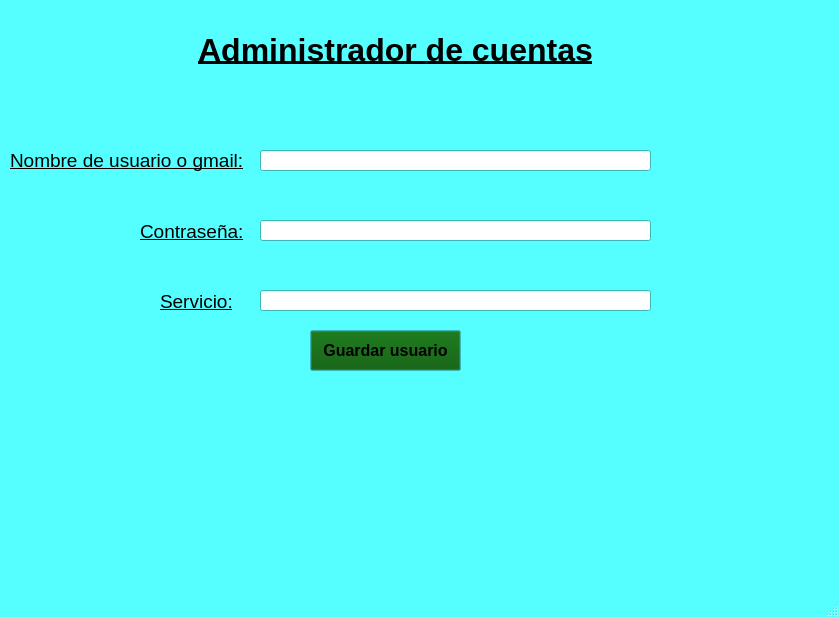
<?xml version="1.0" encoding="UTF-8"?>
<ui version="4.0">
 <class>MainWindow</class>
 <widget class="QMainWindow" name="MainWindow">
  <property name="geometry">
   <rect>
    <x>0</x>
    <y>0</y>
    <width>839</width>
    <height>617</height>
   </rect>
  </property>
  <property name="palette">
   <palette>
    <active>
     <colorrole role="Base">
      <brush brushstyle="SolidPattern">
       <color alpha="255">
        <red>255</red>
        <green>255</green>
        <blue>255</blue>
       </color>
      </brush>
     </colorrole>
     <colorrole role="Window">
      <brush brushstyle="SolidPattern">
       <color alpha="255">
        <red>85</red>
        <green>255</green>
        <blue>255</blue>
       </color>
      </brush>
     </colorrole>
    </active>
    <inactive>
     <colorrole role="Base">
      <brush brushstyle="SolidPattern">
       <color alpha="255">
        <red>255</red>
        <green>255</green>
        <blue>255</blue>
       </color>
      </brush>
     </colorrole>
     <colorrole role="Window">
      <brush brushstyle="SolidPattern">
       <color alpha="255">
        <red>85</red>
        <green>255</green>
        <blue>255</blue>
       </color>
      </brush>
     </colorrole>
    </inactive>
    <disabled>
     <colorrole role="Base">
      <brush brushstyle="SolidPattern">
       <color alpha="255">
        <red>85</red>
        <green>255</green>
        <blue>255</blue>
       </color>
      </brush>
     </colorrole>
     <colorrole role="Window">
      <brush brushstyle="SolidPattern">
       <color alpha="255">
        <red>85</red>
        <green>255</green>
        <blue>255</blue>
       </color>
      </brush>
     </colorrole>
    </disabled>
   </palette>
  </property>
  <property name="font">
   <font>
    <pointsize>12</pointsize>
   </font>
  </property>
  <property name="windowTitle">
   <string>MainWindow</string>
  </property>
  <widget class="QWidget" name="centralwidget">
   <widget class="QLabel" name="lblTitulo">
    <property name="geometry">
     <rect>
      <x>60</x>
      <y>20</y>
      <width>671</width>
      <height>61</height>
     </rect>
    </property>
    <property name="text">
     <string>&lt;html&gt;&lt;head/&gt;&lt;body&gt;&lt;p&gt;&lt;span style=&quot; font-size:24pt; font-weight:600; text-decoration: underline;&quot;&gt;Administrador de cuentas&lt;/span&gt;&lt;/p&gt;&lt;/body&gt;&lt;/html&gt;</string>
    </property>
    <property name="alignment">
     <set>Qt::AlignCenter</set>
    </property>
    <property name="buddy">
     <cstring></cstring>
    </property>
   </widget>
   <widget class="QLabel" name="lblUser">
    <property name="geometry">
     <rect>
      <x>10</x>
      <y>140</y>
      <width>251</width>
      <height>41</height>
     </rect>
    </property>
    <property name="text">
     <string>&lt;html&gt;&lt;head/&gt;&lt;body&gt;&lt;p&gt;&lt;span style=&quot; font-size:14pt; text-decoration: underline;&quot;&gt;Nombre de usuario o gmail:&lt;/span&gt;&lt;/p&gt;&lt;/body&gt;&lt;/html&gt;</string>
    </property>
   </widget>
   <widget class="QLineEdit" name="editUser">
    <property name="geometry">
     <rect>
      <x>260</x>
      <y>150</y>
      <width>391</width>
      <height>21</height>
     </rect>
    </property>
   </widget>
   <widget class="QLabel" name="lblPsw">
    <property name="geometry">
     <rect>
      <x>140</x>
      <y>220</y>
      <width>111</width>
      <height>21</height>
     </rect>
    </property>
    <property name="text">
     <string>&lt;html&gt;&lt;head/&gt;&lt;body&gt;&lt;p&gt;&lt;span style=&quot; font-size:14pt; text-decoration: underline;&quot;&gt;Contraseña:&lt;/span&gt;&lt;/p&gt;&lt;/body&gt;&lt;/html&gt;</string>
    </property>
   </widget>
   <widget class="QLineEdit" name="editContra">
    <property name="geometry">
     <rect>
      <x>260</x>
      <y>220</y>
      <width>391</width>
      <height>21</height>
     </rect>
    </property>
   </widget>
   <widget class="QPushButton" name="btnGuardar">
    <property name="geometry">
     <rect>
      <x>310</x>
      <y>330</y>
      <width>151</width>
      <height>41</height>
     </rect>
    </property>
    <property name="palette">
     <palette>
      <active>
       <colorrole role="Button">
        <brush brushstyle="SolidPattern">
         <color alpha="255">
          <red>0</red>
          <green>85</green>
          <blue>0</blue>
         </color>
        </brush>
       </colorrole>
       <colorrole role="Light">
        <brush brushstyle="SolidPattern">
         <color alpha="255">
          <red>0</red>
          <green>85</green>
          <blue>0</blue>
         </color>
        </brush>
       </colorrole>
       <colorrole role="Base">
        <brush brushstyle="SolidPattern">
         <color alpha="255">
          <red>0</red>
          <green>85</green>
          <blue>0</blue>
         </color>
        </brush>
       </colorrole>
      </active>
      <inactive>
       <colorrole role="Button">
        <brush brushstyle="SolidPattern">
         <color alpha="255">
          <red>0</red>
          <green>85</green>
          <blue>0</blue>
         </color>
        </brush>
       </colorrole>
       <colorrole role="Light">
        <brush brushstyle="SolidPattern">
         <color alpha="255">
          <red>0</red>
          <green>85</green>
          <blue>0</blue>
         </color>
        </brush>
       </colorrole>
       <colorrole role="Base">
        <brush brushstyle="SolidPattern">
         <color alpha="255">
          <red>0</red>
          <green>85</green>
          <blue>0</blue>
         </color>
        </brush>
       </colorrole>
      </inactive>
      <disabled>
       <colorrole role="Button">
        <brush brushstyle="SolidPattern">
         <color alpha="255">
          <red>0</red>
          <green>85</green>
          <blue>0</blue>
         </color>
        </brush>
       </colorrole>
       <colorrole role="Light">
        <brush brushstyle="SolidPattern">
         <color alpha="255">
          <red>0</red>
          <green>85</green>
          <blue>0</blue>
         </color>
        </brush>
       </colorrole>
       <colorrole role="Base">
        <brush brushstyle="SolidPattern">
         <color alpha="255">
          <red>85</red>
          <green>255</green>
          <blue>255</blue>
         </color>
        </brush>
       </colorrole>
      </disabled>
     </palette>
    </property>
    <property name="font">
     <font>
      <pointsize>12</pointsize>
      <weight>75</weight>
      <bold>true</bold>
     </font>
    </property>
    <property name="layoutDirection">
     <enum>Qt::RightToLeft</enum>
    </property>
    <property name="text">
     <string>Guardar usuario</string>
    </property>
    <property name="autoDefault">
     <bool>false</bool>
    </property>
   </widget>
   <widget class="QLabel" name="txtUser">
    <property name="geometry">
     <rect>
      <x>10</x>
      <y>400</y>
      <width>811</width>
      <height>31</height>
     </rect>
    </property>
    <property name="palette">
     <palette>
      <active>
       <colorrole role="WindowText">
        <brush brushstyle="SolidPattern">
         <color alpha="255">
          <red>0</red>
          <green>0</green>
          <blue>0</blue>
         </color>
        </brush>
       </colorrole>
       <colorrole role="Button">
        <brush brushstyle="SolidPattern">
         <color alpha="255">
          <red>0</red>
          <green>170</green>
          <blue>0</blue>
         </color>
        </brush>
       </colorrole>
       <colorrole role="Light">
        <brush brushstyle="SolidPattern">
         <color alpha="255">
          <red>0</red>
          <green>255</green>
          <blue>0</blue>
         </color>
        </brush>
       </colorrole>
       <colorrole role="Midlight">
        <brush brushstyle="SolidPattern">
         <color alpha="255">
          <red>0</red>
          <green>212</green>
          <blue>0</blue>
         </color>
        </brush>
       </colorrole>
       <colorrole role="Dark">
        <brush brushstyle="SolidPattern">
         <color alpha="255">
          <red>0</red>
          <green>85</green>
          <blue>0</blue>
         </color>
        </brush>
       </colorrole>
       <colorrole role="Mid">
        <brush brushstyle="SolidPattern">
         <color alpha="255">
          <red>0</red>
          <green>113</green>
          <blue>0</blue>
         </color>
        </brush>
       </colorrole>
       <colorrole role="Text">
        <brush brushstyle="SolidPattern">
         <color alpha="255">
          <red>0</red>
          <green>0</green>
          <blue>0</blue>
         </color>
        </brush>
       </colorrole>
       <colorrole role="BrightText">
        <brush brushstyle="SolidPattern">
         <color alpha="255">
          <red>255</red>
          <green>255</green>
          <blue>255</blue>
         </color>
        </brush>
       </colorrole>
       <colorrole role="ButtonText">
        <brush brushstyle="SolidPattern">
         <color alpha="255">
          <red>0</red>
          <green>0</green>
          <blue>0</blue>
         </color>
        </brush>
       </colorrole>
       <colorrole role="Base">
        <brush brushstyle="SolidPattern">
         <color alpha="255">
          <red>255</red>
          <green>255</green>
          <blue>255</blue>
         </color>
        </brush>
       </colorrole>
       <colorrole role="Window">
        <brush brushstyle="SolidPattern">
         <color alpha="255">
          <red>0</red>
          <green>170</green>
          <blue>0</blue>
         </color>
        </brush>
       </colorrole>
       <colorrole role="Shadow">
        <brush brushstyle="SolidPattern">
         <color alpha="255">
          <red>0</red>
          <green>0</green>
          <blue>0</blue>
         </color>
        </brush>
       </colorrole>
       <colorrole role="AlternateBase">
        <brush brushstyle="SolidPattern">
         <color alpha="255">
          <red>127</red>
          <green>212</green>
          <blue>127</blue>
         </color>
        </brush>
       </colorrole>
       <colorrole role="ToolTipBase">
        <brush brushstyle="SolidPattern">
         <color alpha="255">
          <red>255</red>
          <green>255</green>
          <blue>220</blue>
         </color>
        </brush>
       </colorrole>
       <colorrole role="ToolTipText">
        <brush brushstyle="SolidPattern">
         <color alpha="255">
          <red>0</red>
          <green>0</green>
          <blue>0</blue>
         </color>
        </brush>
       </colorrole>
       <colorrole role="PlaceholderText">
        <brush brushstyle="SolidPattern">
         <color alpha="128">
          <red>0</red>
          <green>0</green>
          <blue>0</blue>
         </color>
        </brush>
       </colorrole>
      </active>
      <inactive>
       <colorrole role="WindowText">
        <brush brushstyle="SolidPattern">
         <color alpha="255">
          <red>0</red>
          <green>0</green>
          <blue>0</blue>
         </color>
        </brush>
       </colorrole>
       <colorrole role="Button">
        <brush brushstyle="SolidPattern">
         <color alpha="255">
          <red>0</red>
          <green>170</green>
          <blue>0</blue>
         </color>
        </brush>
       </colorrole>
       <colorrole role="Light">
        <brush brushstyle="SolidPattern">
         <color alpha="255">
          <red>0</red>
          <green>255</green>
          <blue>0</blue>
         </color>
        </brush>
       </colorrole>
       <colorrole role="Midlight">
        <brush brushstyle="SolidPattern">
         <color alpha="255">
          <red>0</red>
          <green>212</green>
          <blue>0</blue>
         </color>
        </brush>
       </colorrole>
       <colorrole role="Dark">
        <brush brushstyle="SolidPattern">
         <color alpha="255">
          <red>0</red>
          <green>85</green>
          <blue>0</blue>
         </color>
        </brush>
       </colorrole>
       <colorrole role="Mid">
        <brush brushstyle="SolidPattern">
         <color alpha="255">
          <red>0</red>
          <green>113</green>
          <blue>0</blue>
         </color>
        </brush>
       </colorrole>
       <colorrole role="Text">
        <brush brushstyle="SolidPattern">
         <color alpha="255">
          <red>0</red>
          <green>0</green>
          <blue>0</blue>
         </color>
        </brush>
       </colorrole>
       <colorrole role="BrightText">
        <brush brushstyle="SolidPattern">
         <color alpha="255">
          <red>255</red>
          <green>255</green>
          <blue>255</blue>
         </color>
        </brush>
       </colorrole>
       <colorrole role="ButtonText">
        <brush brushstyle="SolidPattern">
         <color alpha="255">
          <red>0</red>
          <green>0</green>
          <blue>0</blue>
         </color>
        </brush>
       </colorrole>
       <colorrole role="Base">
        <brush brushstyle="SolidPattern">
         <color alpha="255">
          <red>255</red>
          <green>255</green>
          <blue>255</blue>
         </color>
        </brush>
       </colorrole>
       <colorrole role="Window">
        <brush brushstyle="SolidPattern">
         <color alpha="255">
          <red>0</red>
          <green>170</green>
          <blue>0</blue>
         </color>
        </brush>
       </colorrole>
       <colorrole role="Shadow">
        <brush brushstyle="SolidPattern">
         <color alpha="255">
          <red>0</red>
          <green>0</green>
          <blue>0</blue>
         </color>
        </brush>
       </colorrole>
       <colorrole role="AlternateBase">
        <brush brushstyle="SolidPattern">
         <color alpha="255">
          <red>127</red>
          <green>212</green>
          <blue>127</blue>
         </color>
        </brush>
       </colorrole>
       <colorrole role="ToolTipBase">
        <brush brushstyle="SolidPattern">
         <color alpha="255">
          <red>255</red>
          <green>255</green>
          <blue>220</blue>
         </color>
        </brush>
       </colorrole>
       <colorrole role="ToolTipText">
        <brush brushstyle="SolidPattern">
         <color alpha="255">
          <red>0</red>
          <green>0</green>
          <blue>0</blue>
         </color>
        </brush>
       </colorrole>
       <colorrole role="PlaceholderText">
        <brush brushstyle="SolidPattern">
         <color alpha="128">
          <red>0</red>
          <green>0</green>
          <blue>0</blue>
         </color>
        </brush>
       </colorrole>
      </inactive>
      <disabled>
       <colorrole role="WindowText">
        <brush brushstyle="SolidPattern">
         <color alpha="255">
          <red>0</red>
          <green>85</green>
          <blue>0</blue>
         </color>
        </brush>
       </colorrole>
       <colorrole role="Button">
        <brush brushstyle="SolidPattern">
         <color alpha="255">
          <red>0</red>
          <green>170</green>
          <blue>0</blue>
         </color>
        </brush>
       </colorrole>
       <colorrole role="Light">
        <brush brushstyle="SolidPattern">
         <color alpha="255">
          <red>0</red>
          <green>255</green>
          <blue>0</blue>
         </color>
        </brush>
       </colorrole>
       <colorrole role="Midlight">
        <brush brushstyle="SolidPattern">
         <color alpha="255">
          <red>0</red>
          <green>212</green>
          <blue>0</blue>
         </color>
        </brush>
       </colorrole>
       <colorrole role="Dark">
        <brush brushstyle="SolidPattern">
         <color alpha="255">
          <red>0</red>
          <green>85</green>
          <blue>0</blue>
         </color>
        </brush>
       </colorrole>
       <colorrole role="Mid">
        <brush brushstyle="SolidPattern">
         <color alpha="255">
          <red>0</red>
          <green>113</green>
          <blue>0</blue>
         </color>
        </brush>
       </colorrole>
       <colorrole role="Text">
        <brush brushstyle="SolidPattern">
         <color alpha="255">
          <red>0</red>
          <green>85</green>
          <blue>0</blue>
         </color>
        </brush>
       </colorrole>
       <colorrole role="BrightText">
        <brush brushstyle="SolidPattern">
         <color alpha="255">
          <red>255</red>
          <green>255</green>
          <blue>255</blue>
         </color>
        </brush>
       </colorrole>
       <colorrole role="ButtonText">
        <brush brushstyle="SolidPattern">
         <color alpha="255">
          <red>0</red>
          <green>85</green>
          <blue>0</blue>
         </color>
        </brush>
       </colorrole>
       <colorrole role="Base">
        <brush brushstyle="SolidPattern">
         <color alpha="255">
          <red>0</red>
          <green>170</green>
          <blue>0</blue>
         </color>
        </brush>
       </colorrole>
       <colorrole role="Window">
        <brush brushstyle="SolidPattern">
         <color alpha="255">
          <red>0</red>
          <green>170</green>
          <blue>0</blue>
         </color>
        </brush>
       </colorrole>
       <colorrole role="Shadow">
        <brush brushstyle="SolidPattern">
         <color alpha="255">
          <red>0</red>
          <green>0</green>
          <blue>0</blue>
         </color>
        </brush>
       </colorrole>
       <colorrole role="AlternateBase">
        <brush brushstyle="SolidPattern">
         <color alpha="255">
          <red>0</red>
          <green>170</green>
          <blue>0</blue>
         </color>
        </brush>
       </colorrole>
       <colorrole role="ToolTipBase">
        <brush brushstyle="SolidPattern">
         <color alpha="255">
          <red>255</red>
          <green>255</green>
          <blue>220</blue>
         </color>
        </brush>
       </colorrole>
       <colorrole role="ToolTipText">
        <brush brushstyle="SolidPattern">
         <color alpha="255">
          <red>0</red>
          <green>0</green>
          <blue>0</blue>
         </color>
        </brush>
       </colorrole>
       <colorrole role="PlaceholderText">
        <brush brushstyle="SolidPattern">
         <color alpha="128">
          <red>0</red>
          <green>0</green>
          <blue>0</blue>
         </color>
        </brush>
       </colorrole>
      </disabled>
     </palette>
    </property>
    <property name="font">
     <font>
      <pointsize>14</pointsize>
      <underline>true</underline>
     </font>
    </property>
    <property name="text">
     <string/>
    </property>
   </widget>
   <widget class="QLabel" name="txtContra">
    <property name="geometry">
     <rect>
      <x>10</x>
      <y>450</y>
      <width>811</width>
      <height>31</height>
     </rect>
    </property>
    <property name="palette">
     <palette>
      <active>
       <colorrole role="WindowText">
        <brush brushstyle="SolidPattern">
         <color alpha="255">
          <red>0</red>
          <green>0</green>
          <blue>0</blue>
         </color>
        </brush>
       </colorrole>
       <colorrole role="Button">
        <brush brushstyle="SolidPattern">
         <color alpha="255">
          <red>0</red>
          <green>170</green>
          <blue>0</blue>
         </color>
        </brush>
       </colorrole>
       <colorrole role="Light">
        <brush brushstyle="SolidPattern">
         <color alpha="255">
          <red>0</red>
          <green>255</green>
          <blue>0</blue>
         </color>
        </brush>
       </colorrole>
       <colorrole role="Midlight">
        <brush brushstyle="SolidPattern">
         <color alpha="255">
          <red>0</red>
          <green>212</green>
          <blue>0</blue>
         </color>
        </brush>
       </colorrole>
       <colorrole role="Dark">
        <brush brushstyle="SolidPattern">
         <color alpha="255">
          <red>0</red>
          <green>85</green>
          <blue>0</blue>
         </color>
        </brush>
       </colorrole>
       <colorrole role="Mid">
        <brush brushstyle="SolidPattern">
         <color alpha="255">
          <red>0</red>
          <green>113</green>
          <blue>0</blue>
         </color>
        </brush>
       </colorrole>
       <colorrole role="Text">
        <brush brushstyle="SolidPattern">
         <color alpha="255">
          <red>0</red>
          <green>0</green>
          <blue>0</blue>
         </color>
        </brush>
       </colorrole>
       <colorrole role="BrightText">
        <brush brushstyle="SolidPattern">
         <color alpha="255">
          <red>255</red>
          <green>255</green>
          <blue>255</blue>
         </color>
        </brush>
       </colorrole>
       <colorrole role="ButtonText">
        <brush brushstyle="SolidPattern">
         <color alpha="255">
          <red>0</red>
          <green>0</green>
          <blue>0</blue>
         </color>
        </brush>
       </colorrole>
       <colorrole role="Base">
        <brush brushstyle="SolidPattern">
         <color alpha="255">
          <red>255</red>
          <green>255</green>
          <blue>255</blue>
         </color>
        </brush>
       </colorrole>
       <colorrole role="Window">
        <brush brushstyle="SolidPattern">
         <color alpha="255">
          <red>0</red>
          <green>170</green>
          <blue>0</blue>
         </color>
        </brush>
       </colorrole>
       <colorrole role="Shadow">
        <brush brushstyle="SolidPattern">
         <color alpha="255">
          <red>0</red>
          <green>0</green>
          <blue>0</blue>
         </color>
        </brush>
       </colorrole>
       <colorrole role="AlternateBase">
        <brush brushstyle="SolidPattern">
         <color alpha="255">
          <red>127</red>
          <green>212</green>
          <blue>127</blue>
         </color>
        </brush>
       </colorrole>
       <colorrole role="ToolTipBase">
        <brush brushstyle="SolidPattern">
         <color alpha="255">
          <red>255</red>
          <green>255</green>
          <blue>220</blue>
         </color>
        </brush>
       </colorrole>
       <colorrole role="ToolTipText">
        <brush brushstyle="SolidPattern">
         <color alpha="255">
          <red>0</red>
          <green>0</green>
          <blue>0</blue>
         </color>
        </brush>
       </colorrole>
       <colorrole role="PlaceholderText">
        <brush brushstyle="SolidPattern">
         <color alpha="128">
          <red>0</red>
          <green>0</green>
          <blue>0</blue>
         </color>
        </brush>
       </colorrole>
      </active>
      <inactive>
       <colorrole role="WindowText">
        <brush brushstyle="SolidPattern">
         <color alpha="255">
          <red>0</red>
          <green>0</green>
          <blue>0</blue>
         </color>
        </brush>
       </colorrole>
       <colorrole role="Button">
        <brush brushstyle="SolidPattern">
         <color alpha="255">
          <red>0</red>
          <green>170</green>
          <blue>0</blue>
         </color>
        </brush>
       </colorrole>
       <colorrole role="Light">
        <brush brushstyle="SolidPattern">
         <color alpha="255">
          <red>0</red>
          <green>255</green>
          <blue>0</blue>
         </color>
        </brush>
       </colorrole>
       <colorrole role="Midlight">
        <brush brushstyle="SolidPattern">
         <color alpha="255">
          <red>0</red>
          <green>212</green>
          <blue>0</blue>
         </color>
        </brush>
       </colorrole>
       <colorrole role="Dark">
        <brush brushstyle="SolidPattern">
         <color alpha="255">
          <red>0</red>
          <green>85</green>
          <blue>0</blue>
         </color>
        </brush>
       </colorrole>
       <colorrole role="Mid">
        <brush brushstyle="SolidPattern">
         <color alpha="255">
          <red>0</red>
          <green>113</green>
          <blue>0</blue>
         </color>
        </brush>
       </colorrole>
       <colorrole role="Text">
        <brush brushstyle="SolidPattern">
         <color alpha="255">
          <red>0</red>
          <green>0</green>
          <blue>0</blue>
         </color>
        </brush>
       </colorrole>
       <colorrole role="BrightText">
        <brush brushstyle="SolidPattern">
         <color alpha="255">
          <red>255</red>
          <green>255</green>
          <blue>255</blue>
         </color>
        </brush>
       </colorrole>
       <colorrole role="ButtonText">
        <brush brushstyle="SolidPattern">
         <color alpha="255">
          <red>0</red>
          <green>0</green>
          <blue>0</blue>
         </color>
        </brush>
       </colorrole>
       <colorrole role="Base">
        <brush brushstyle="SolidPattern">
         <color alpha="255">
          <red>255</red>
          <green>255</green>
          <blue>255</blue>
         </color>
        </brush>
       </colorrole>
       <colorrole role="Window">
        <brush brushstyle="SolidPattern">
         <color alpha="255">
          <red>0</red>
          <green>170</green>
          <blue>0</blue>
         </color>
        </brush>
       </colorrole>
       <colorrole role="Shadow">
        <brush brushstyle="SolidPattern">
         <color alpha="255">
          <red>0</red>
          <green>0</green>
          <blue>0</blue>
         </color>
        </brush>
       </colorrole>
       <colorrole role="AlternateBase">
        <brush brushstyle="SolidPattern">
         <color alpha="255">
          <red>127</red>
          <green>212</green>
          <blue>127</blue>
         </color>
        </brush>
       </colorrole>
       <colorrole role="ToolTipBase">
        <brush brushstyle="SolidPattern">
         <color alpha="255">
          <red>255</red>
          <green>255</green>
          <blue>220</blue>
         </color>
        </brush>
       </colorrole>
       <colorrole role="ToolTipText">
        <brush brushstyle="SolidPattern">
         <color alpha="255">
          <red>0</red>
          <green>0</green>
          <blue>0</blue>
         </color>
        </brush>
       </colorrole>
       <colorrole role="PlaceholderText">
        <brush brushstyle="SolidPattern">
         <color alpha="128">
          <red>0</red>
          <green>0</green>
          <blue>0</blue>
         </color>
        </brush>
       </colorrole>
      </inactive>
      <disabled>
       <colorrole role="WindowText">
        <brush brushstyle="SolidPattern">
         <color alpha="255">
          <red>0</red>
          <green>85</green>
          <blue>0</blue>
         </color>
        </brush>
       </colorrole>
       <colorrole role="Button">
        <brush brushstyle="SolidPattern">
         <color alpha="255">
          <red>0</red>
          <green>170</green>
          <blue>0</blue>
         </color>
        </brush>
       </colorrole>
       <colorrole role="Light">
        <brush brushstyle="SolidPattern">
         <color alpha="255">
          <red>0</red>
          <green>255</green>
          <blue>0</blue>
         </color>
        </brush>
       </colorrole>
       <colorrole role="Midlight">
        <brush brushstyle="SolidPattern">
         <color alpha="255">
          <red>0</red>
          <green>212</green>
          <blue>0</blue>
         </color>
        </brush>
       </colorrole>
       <colorrole role="Dark">
        <brush brushstyle="SolidPattern">
         <color alpha="255">
          <red>0</red>
          <green>85</green>
          <blue>0</blue>
         </color>
        </brush>
       </colorrole>
       <colorrole role="Mid">
        <brush brushstyle="SolidPattern">
         <color alpha="255">
          <red>0</red>
          <green>113</green>
          <blue>0</blue>
         </color>
        </brush>
       </colorrole>
       <colorrole role="Text">
        <brush brushstyle="SolidPattern">
         <color alpha="255">
          <red>0</red>
          <green>85</green>
          <blue>0</blue>
         </color>
        </brush>
       </colorrole>
       <colorrole role="BrightText">
        <brush brushstyle="SolidPattern">
         <color alpha="255">
          <red>255</red>
          <green>255</green>
          <blue>255</blue>
         </color>
        </brush>
       </colorrole>
       <colorrole role="ButtonText">
        <brush brushstyle="SolidPattern">
         <color alpha="255">
          <red>0</red>
          <green>85</green>
          <blue>0</blue>
         </color>
        </brush>
       </colorrole>
       <colorrole role="Base">
        <brush brushstyle="SolidPattern">
         <color alpha="255">
          <red>0</red>
          <green>170</green>
          <blue>0</blue>
         </color>
        </brush>
       </colorrole>
       <colorrole role="Window">
        <brush brushstyle="SolidPattern">
         <color alpha="255">
          <red>0</red>
          <green>170</green>
          <blue>0</blue>
         </color>
        </brush>
       </colorrole>
       <colorrole role="Shadow">
        <brush brushstyle="SolidPattern">
         <color alpha="255">
          <red>0</red>
          <green>0</green>
          <blue>0</blue>
         </color>
        </brush>
       </colorrole>
       <colorrole role="AlternateBase">
        <brush brushstyle="SolidPattern">
         <color alpha="255">
          <red>0</red>
          <green>170</green>
          <blue>0</blue>
         </color>
        </brush>
       </colorrole>
       <colorrole role="ToolTipBase">
        <brush brushstyle="SolidPattern">
         <color alpha="255">
          <red>255</red>
          <green>255</green>
          <blue>220</blue>
         </color>
        </brush>
       </colorrole>
       <colorrole role="ToolTipText">
        <brush brushstyle="SolidPattern">
         <color alpha="255">
          <red>0</red>
          <green>0</green>
          <blue>0</blue>
         </color>
        </brush>
       </colorrole>
       <colorrole role="PlaceholderText">
        <brush brushstyle="SolidPattern">
         <color alpha="128">
          <red>0</red>
          <green>0</green>
          <blue>0</blue>
         </color>
        </brush>
       </colorrole>
      </disabled>
     </palette>
    </property>
    <property name="font">
     <font>
      <pointsize>14</pointsize>
      <underline>true</underline>
     </font>
    </property>
    <property name="text">
     <string/>
    </property>
   </widget>
   <widget class="QLabel" name="lblServicio">
    <property name="geometry">
     <rect>
      <x>160</x>
      <y>290</y>
      <width>111</width>
      <height>21</height>
     </rect>
    </property>
    <property name="text">
     <string>&lt;html&gt;&lt;head/&gt;&lt;body&gt;&lt;p&gt;&lt;span style=&quot; font-size:14pt; text-decoration: underline;&quot;&gt;Servicio:&lt;/span&gt;&lt;/p&gt;&lt;/body&gt;&lt;/html&gt;</string>
    </property>
   </widget>
   <widget class="QLineEdit" name="editServicio">
    <property name="geometry">
     <rect>
      <x>260</x>
      <y>290</y>
      <width>391</width>
      <height>21</height>
     </rect>
    </property>
   </widget>
   <widget class="QLabel" name="txtServicio">
    <property name="geometry">
     <rect>
      <x>10</x>
      <y>500</y>
      <width>811</width>
      <height>31</height>
     </rect>
    </property>
    <property name="palette">
     <palette>
      <active>
       <colorrole role="WindowText">
        <brush brushstyle="SolidPattern">
         <color alpha="255">
          <red>0</red>
          <green>0</green>
          <blue>0</blue>
         </color>
        </brush>
       </colorrole>
       <colorrole role="Button">
        <brush brushstyle="SolidPattern">
         <color alpha="255">
          <red>0</red>
          <green>170</green>
          <blue>0</blue>
         </color>
        </brush>
       </colorrole>
       <colorrole role="Light">
        <brush brushstyle="SolidPattern">
         <color alpha="255">
          <red>0</red>
          <green>255</green>
          <blue>0</blue>
         </color>
        </brush>
       </colorrole>
       <colorrole role="Midlight">
        <brush brushstyle="SolidPattern">
         <color alpha="255">
          <red>0</red>
          <green>212</green>
          <blue>0</blue>
         </color>
        </brush>
       </colorrole>
       <colorrole role="Dark">
        <brush brushstyle="SolidPattern">
         <color alpha="255">
          <red>0</red>
          <green>85</green>
          <blue>0</blue>
         </color>
        </brush>
       </colorrole>
       <colorrole role="Mid">
        <brush brushstyle="SolidPattern">
         <color alpha="255">
          <red>0</red>
          <green>113</green>
          <blue>0</blue>
         </color>
        </brush>
       </colorrole>
       <colorrole role="Text">
        <brush brushstyle="SolidPattern">
         <color alpha="255">
          <red>0</red>
          <green>0</green>
          <blue>0</blue>
         </color>
        </brush>
       </colorrole>
       <colorrole role="BrightText">
        <brush brushstyle="SolidPattern">
         <color alpha="255">
          <red>255</red>
          <green>255</green>
          <blue>255</blue>
         </color>
        </brush>
       </colorrole>
       <colorrole role="ButtonText">
        <brush brushstyle="SolidPattern">
         <color alpha="255">
          <red>0</red>
          <green>0</green>
          <blue>0</blue>
         </color>
        </brush>
       </colorrole>
       <colorrole role="Base">
        <brush brushstyle="SolidPattern">
         <color alpha="255">
          <red>255</red>
          <green>255</green>
          <blue>255</blue>
         </color>
        </brush>
       </colorrole>
       <colorrole role="Window">
        <brush brushstyle="SolidPattern">
         <color alpha="255">
          <red>0</red>
          <green>170</green>
          <blue>0</blue>
         </color>
        </brush>
       </colorrole>
       <colorrole role="Shadow">
        <brush brushstyle="SolidPattern">
         <color alpha="255">
          <red>0</red>
          <green>0</green>
          <blue>0</blue>
         </color>
        </brush>
       </colorrole>
       <colorrole role="AlternateBase">
        <brush brushstyle="SolidPattern">
         <color alpha="255">
          <red>127</red>
          <green>212</green>
          <blue>127</blue>
         </color>
        </brush>
       </colorrole>
       <colorrole role="ToolTipBase">
        <brush brushstyle="SolidPattern">
         <color alpha="255">
          <red>255</red>
          <green>255</green>
          <blue>220</blue>
         </color>
        </brush>
       </colorrole>
       <colorrole role="ToolTipText">
        <brush brushstyle="SolidPattern">
         <color alpha="255">
          <red>0</red>
          <green>0</green>
          <blue>0</blue>
         </color>
        </brush>
       </colorrole>
       <colorrole role="PlaceholderText">
        <brush brushstyle="SolidPattern">
         <color alpha="128">
          <red>0</red>
          <green>0</green>
          <blue>0</blue>
         </color>
        </brush>
       </colorrole>
      </active>
      <inactive>
       <colorrole role="WindowText">
        <brush brushstyle="SolidPattern">
         <color alpha="255">
          <red>0</red>
          <green>0</green>
          <blue>0</blue>
         </color>
        </brush>
       </colorrole>
       <colorrole role="Button">
        <brush brushstyle="SolidPattern">
         <color alpha="255">
          <red>0</red>
          <green>170</green>
          <blue>0</blue>
         </color>
        </brush>
       </colorrole>
       <colorrole role="Light">
        <brush brushstyle="SolidPattern">
         <color alpha="255">
          <red>0</red>
          <green>255</green>
          <blue>0</blue>
         </color>
        </brush>
       </colorrole>
       <colorrole role="Midlight">
        <brush brushstyle="SolidPattern">
         <color alpha="255">
          <red>0</red>
          <green>212</green>
          <blue>0</blue>
         </color>
        </brush>
       </colorrole>
       <colorrole role="Dark">
        <brush brushstyle="SolidPattern">
         <color alpha="255">
          <red>0</red>
          <green>85</green>
          <blue>0</blue>
         </color>
        </brush>
       </colorrole>
       <colorrole role="Mid">
        <brush brushstyle="SolidPattern">
         <color alpha="255">
          <red>0</red>
          <green>113</green>
          <blue>0</blue>
         </color>
        </brush>
       </colorrole>
       <colorrole role="Text">
        <brush brushstyle="SolidPattern">
         <color alpha="255">
          <red>0</red>
          <green>0</green>
          <blue>0</blue>
         </color>
        </brush>
       </colorrole>
       <colorrole role="BrightText">
        <brush brushstyle="SolidPattern">
         <color alpha="255">
          <red>255</red>
          <green>255</green>
          <blue>255</blue>
         </color>
        </brush>
       </colorrole>
       <colorrole role="ButtonText">
        <brush brushstyle="SolidPattern">
         <color alpha="255">
          <red>0</red>
          <green>0</green>
          <blue>0</blue>
         </color>
        </brush>
       </colorrole>
       <colorrole role="Base">
        <brush brushstyle="SolidPattern">
         <color alpha="255">
          <red>255</red>
          <green>255</green>
          <blue>255</blue>
         </color>
        </brush>
       </colorrole>
       <colorrole role="Window">
        <brush brushstyle="SolidPattern">
         <color alpha="255">
          <red>0</red>
          <green>170</green>
          <blue>0</blue>
         </color>
        </brush>
       </colorrole>
       <colorrole role="Shadow">
        <brush brushstyle="SolidPattern">
         <color alpha="255">
          <red>0</red>
          <green>0</green>
          <blue>0</blue>
         </color>
        </brush>
       </colorrole>
       <colorrole role="AlternateBase">
        <brush brushstyle="SolidPattern">
         <color alpha="255">
          <red>127</red>
          <green>212</green>
          <blue>127</blue>
         </color>
        </brush>
       </colorrole>
       <colorrole role="ToolTipBase">
        <brush brushstyle="SolidPattern">
         <color alpha="255">
          <red>255</red>
          <green>255</green>
          <blue>220</blue>
         </color>
        </brush>
       </colorrole>
       <colorrole role="ToolTipText">
        <brush brushstyle="SolidPattern">
         <color alpha="255">
          <red>0</red>
          <green>0</green>
          <blue>0</blue>
         </color>
        </brush>
       </colorrole>
       <colorrole role="PlaceholderText">
        <brush brushstyle="SolidPattern">
         <color alpha="128">
          <red>0</red>
          <green>0</green>
          <blue>0</blue>
         </color>
        </brush>
       </colorrole>
      </inactive>
      <disabled>
       <colorrole role="WindowText">
        <brush brushstyle="SolidPattern">
         <color alpha="255">
          <red>0</red>
          <green>85</green>
          <blue>0</blue>
         </color>
        </brush>
       </colorrole>
       <colorrole role="Button">
        <brush brushstyle="SolidPattern">
         <color alpha="255">
          <red>0</red>
          <green>170</green>
          <blue>0</blue>
         </color>
        </brush>
       </colorrole>
       <colorrole role="Light">
        <brush brushstyle="SolidPattern">
         <color alpha="255">
          <red>0</red>
          <green>255</green>
          <blue>0</blue>
         </color>
        </brush>
       </colorrole>
       <colorrole role="Midlight">
        <brush brushstyle="SolidPattern">
         <color alpha="255">
          <red>0</red>
          <green>212</green>
          <blue>0</blue>
         </color>
        </brush>
       </colorrole>
       <colorrole role="Dark">
        <brush brushstyle="SolidPattern">
         <color alpha="255">
          <red>0</red>
          <green>85</green>
          <blue>0</blue>
         </color>
        </brush>
       </colorrole>
       <colorrole role="Mid">
        <brush brushstyle="SolidPattern">
         <color alpha="255">
          <red>0</red>
          <green>113</green>
          <blue>0</blue>
         </color>
        </brush>
       </colorrole>
       <colorrole role="Text">
        <brush brushstyle="SolidPattern">
         <color alpha="255">
          <red>0</red>
          <green>85</green>
          <blue>0</blue>
         </color>
        </brush>
       </colorrole>
       <colorrole role="BrightText">
        <brush brushstyle="SolidPattern">
         <color alpha="255">
          <red>255</red>
          <green>255</green>
          <blue>255</blue>
         </color>
        </brush>
       </colorrole>
       <colorrole role="ButtonText">
        <brush brushstyle="SolidPattern">
         <color alpha="255">
          <red>0</red>
          <green>85</green>
          <blue>0</blue>
         </color>
        </brush>
       </colorrole>
       <colorrole role="Base">
        <brush brushstyle="SolidPattern">
         <color alpha="255">
          <red>0</red>
          <green>170</green>
          <blue>0</blue>
         </color>
        </brush>
       </colorrole>
       <colorrole role="Window">
        <brush brushstyle="SolidPattern">
         <color alpha="255">
          <red>0</red>
          <green>170</green>
          <blue>0</blue>
         </color>
        </brush>
       </colorrole>
       <colorrole role="Shadow">
        <brush brushstyle="SolidPattern">
         <color alpha="255">
          <red>0</red>
          <green>0</green>
          <blue>0</blue>
         </color>
        </brush>
       </colorrole>
       <colorrole role="AlternateBase">
        <brush brushstyle="SolidPattern">
         <color alpha="255">
          <red>0</red>
          <green>170</green>
          <blue>0</blue>
         </color>
        </brush>
       </colorrole>
       <colorrole role="ToolTipBase">
        <brush brushstyle="SolidPattern">
         <color alpha="255">
          <red>255</red>
          <green>255</green>
          <blue>220</blue>
         </color>
        </brush>
       </colorrole>
       <colorrole role="ToolTipText">
        <brush brushstyle="SolidPattern">
         <color alpha="255">
          <red>0</red>
          <green>0</green>
          <blue>0</blue>
         </color>
        </brush>
       </colorrole>
       <colorrole role="PlaceholderText">
        <brush brushstyle="SolidPattern">
         <color alpha="128">
          <red>0</red>
          <green>0</green>
          <blue>0</blue>
         </color>
        </brush>
       </colorrole>
      </disabled>
     </palette>
    </property>
    <property name="font">
     <font>
      <pointsize>14</pointsize>
      <underline>true</underline>
     </font>
    </property>
    <property name="text">
     <string/>
    </property>
   </widget>
   <zorder>editUser</zorder>
   <zorder>lblTitulo</zorder>
   <zorder>lblUser</zorder>
   <zorder>lblPsw</zorder>
   <zorder>editContra</zorder>
   <zorder>btnGuardar</zorder>
   <zorder>txtUser</zorder>
   <zorder>txtContra</zorder>
   <zorder>lblServicio</zorder>
   <zorder>editServicio</zorder>
   <zorder>txtServicio</zorder>
  </widget>
  <widget class="QStatusBar" name="statusbar"/>
 </widget>
 <resources/>
 <connections/>
</ui>
